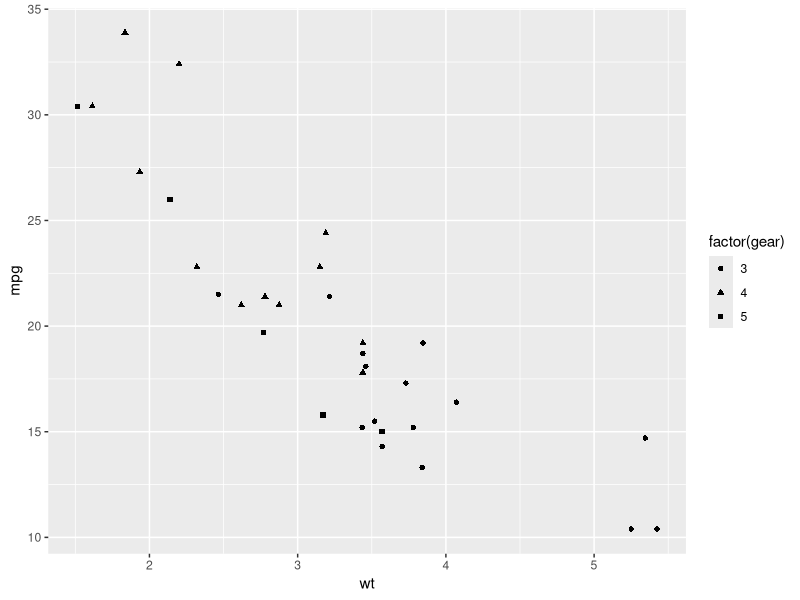
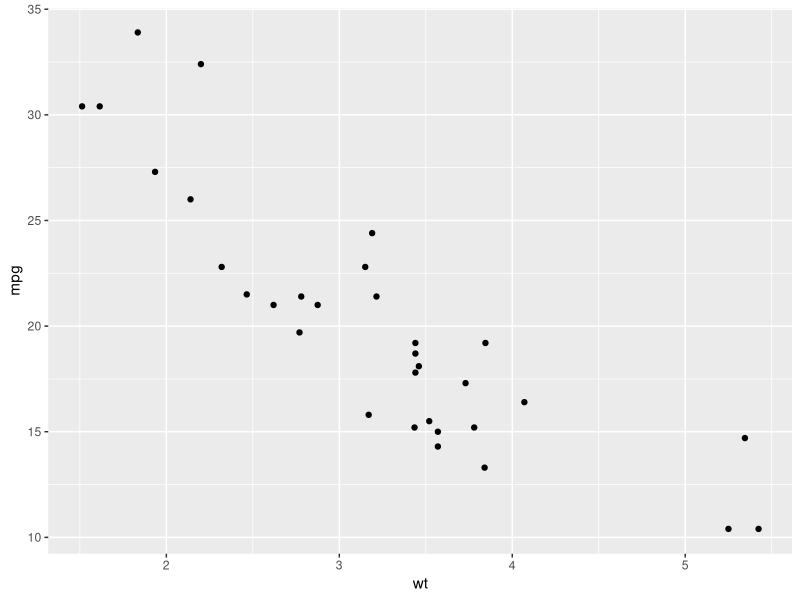
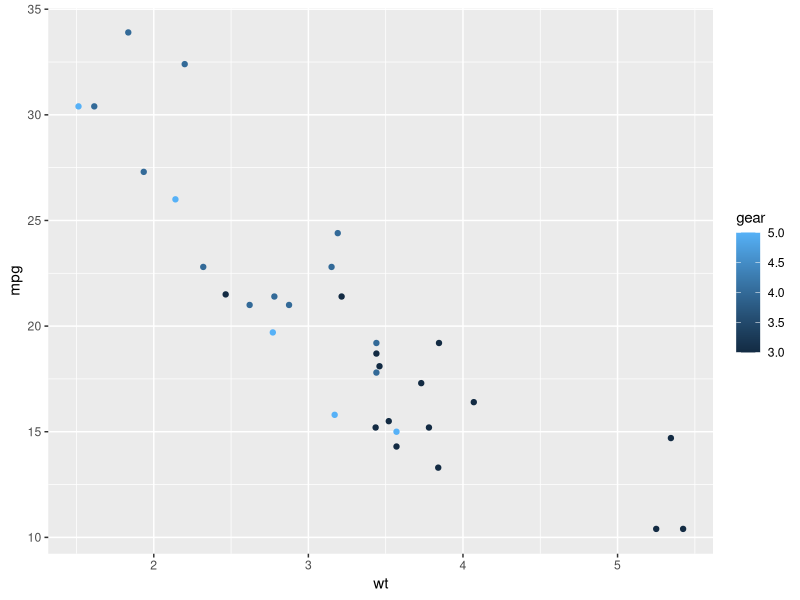
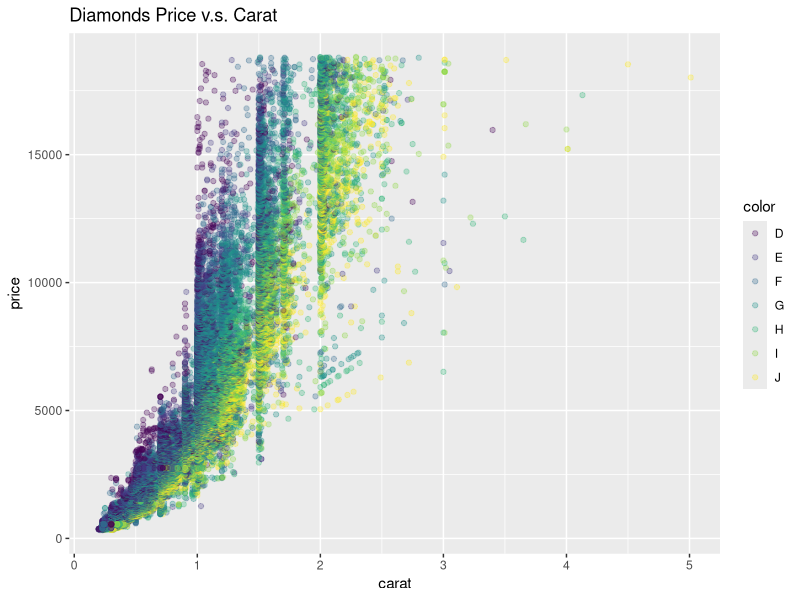
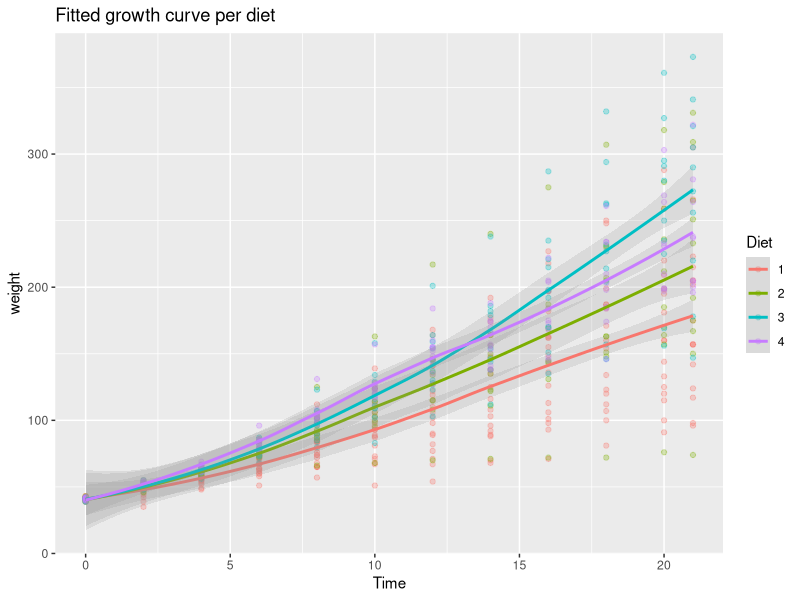
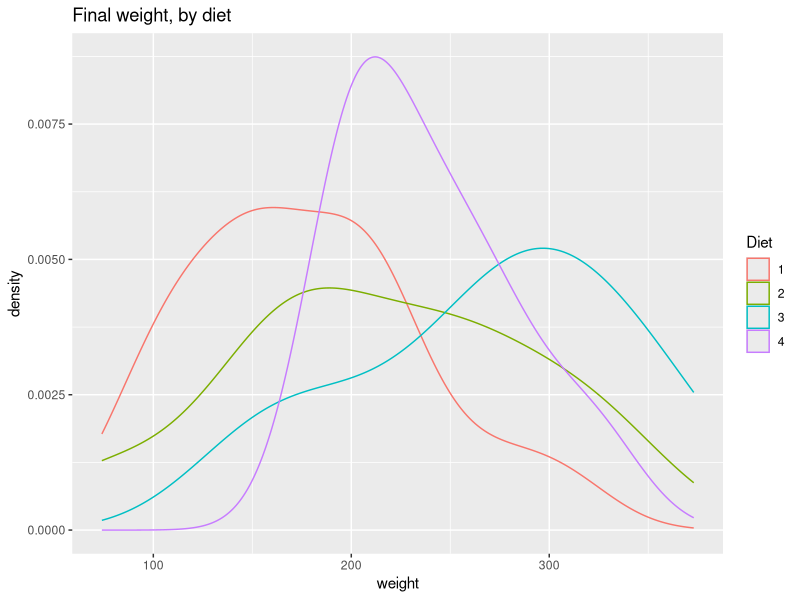
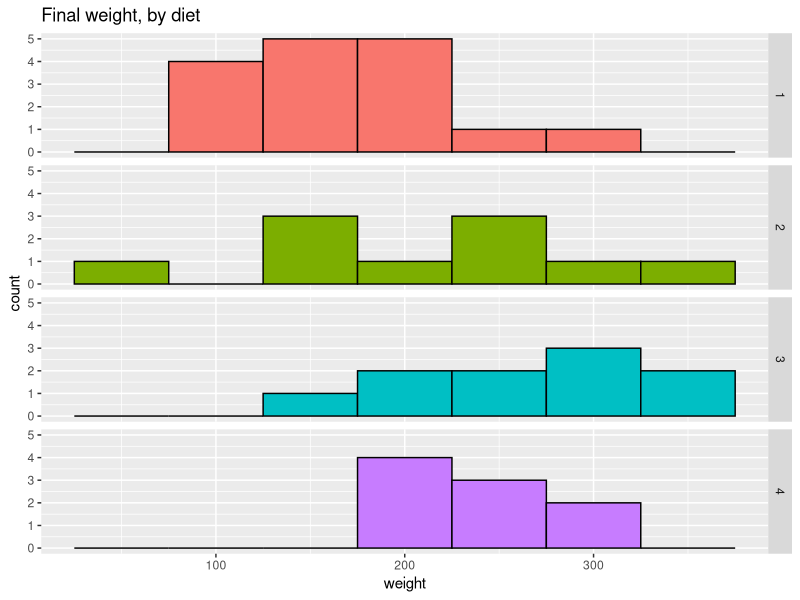
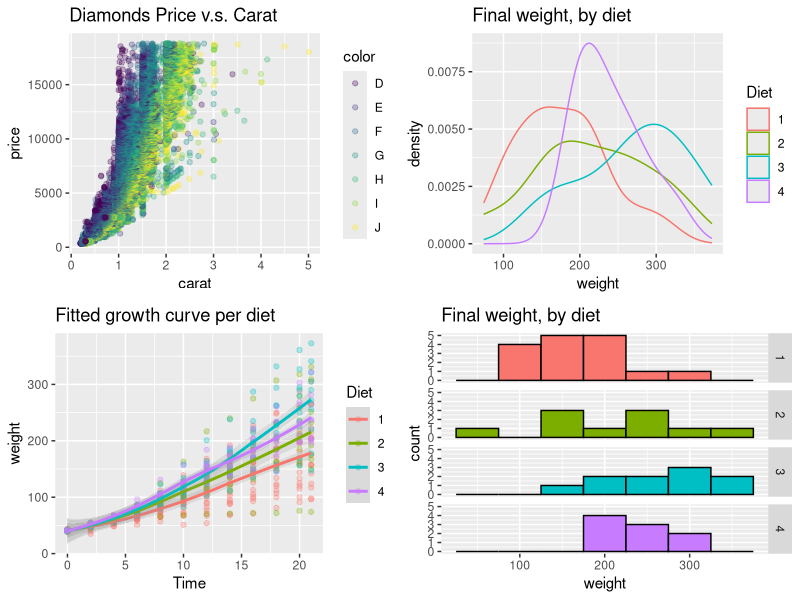

These figures' R source, in order:
#Introduction to R - ggplot2
#Uni Bern, Fall 2018, Social Media Analysis Using R
#tutorial by Andrew Yue Xie, adjusted a bit, from here https://www.kaggle.com/andyxie/beginner-ggplot2-tutorial/notebook

library(ggplot2)
head(diamonds)

#basic plots - based on mtcars dataset included in R by default

mtcars<-mtcars

ggplot(mtcars, aes(x=wt, y=mpg, shape=factor(gear))) + 
  geom_point()

ggplot(mtcars, aes(x=wt, y=mpg, group=factor(gear))) + 
  geom_point()

ggplot(mtcars, aes(x=wt, y=mpg, group=factor(cyl), colour=gear)) + 
  geom_point()

#more beautiful plots

# First plot - diamond dataset included with ggplot2 package
p1 <- ggplot(diamonds, aes(x=carat, y=price, colour=color, group=color)) +
  geom_point(alpha=0.3) +
  ggtitle("Diamonds Price v.s. Carat")

p1

# Second plot - ChickWeight dataset included with ggplot2 package
head(ChickWeight)
chick<-ChickWeight

p2 <- ggplot(ChickWeight, aes(x=Time, y=weight, colour=Diet)) +
  geom_point(alpha=.3) +
  geom_smooth(alpha=.2, size=1) +
  ggtitle("Fitted growth curve per diet")

p2

# Third plot
p3 <- ggplot(subset(ChickWeight, Time==21), aes(x=weight, colour=Diet)) +
  geom_density() +
  ggtitle("Final weight, by diet")

p3

# Fourth plot
p4 <- ggplot(subset(ChickWeight, Time==21), aes(x=weight, fill=Diet)) +
  geom_histogram(colour="black", binwidth=50) +
  facet_grid(Diet ~ .) +
  ggtitle("Final weight, by diet") +
  theme(legend.position="none")        # No legend (redundant in this graph)  

p4

multiplot <- function(..., plotlist=NULL, file, cols=1, layout=NULL) {
  library(grid)
  
  # Make a list from the ... arguments and plotlist
  plots <- c(list(...), plotlist)
  
  numPlots = length(plots)
  
  # If layout is NULL, then use 'cols' to determine layout
  if (is.null(layout)) {
    # Make the panel
    # ncol: Number of columns of plots
    # nrow: Number of rows needed, calculated from # of cols
    layout <- matrix(seq(1, cols * ceiling(numPlots/cols)),
                     ncol = cols, nrow = ceiling(numPlots/cols))
  }
  
  if (numPlots==1) {
    print(plots[[1]])
    
  } else {
    # Set up the page
    grid.newpage()
    pushViewport(viewport(layout = grid.layout(nrow(layout), ncol(layout))))
    
    # Make each plot, in the correct location
    for (i in 1:numPlots) {
      # Get the i,j matrix positions of the regions that contain this subplot
      matchidx <- as.data.frame(which(layout == i, arr.ind = TRUE))
      
      print(plots[[i]], vp = viewport(layout.pos.row = matchidx$row,
                                      layout.pos.col = matchidx$col))
    }
  }
}

multiplot(p1, p2, p3, p4, cols=2)


ggplot(mtcars, aes(x=wt, y=mpg, shape=factor(gear))) + 
  geom_point()

ggplot(mtcars, aes(x=wt, y=mpg, group=factor(gear))) + 
  geom_point()
